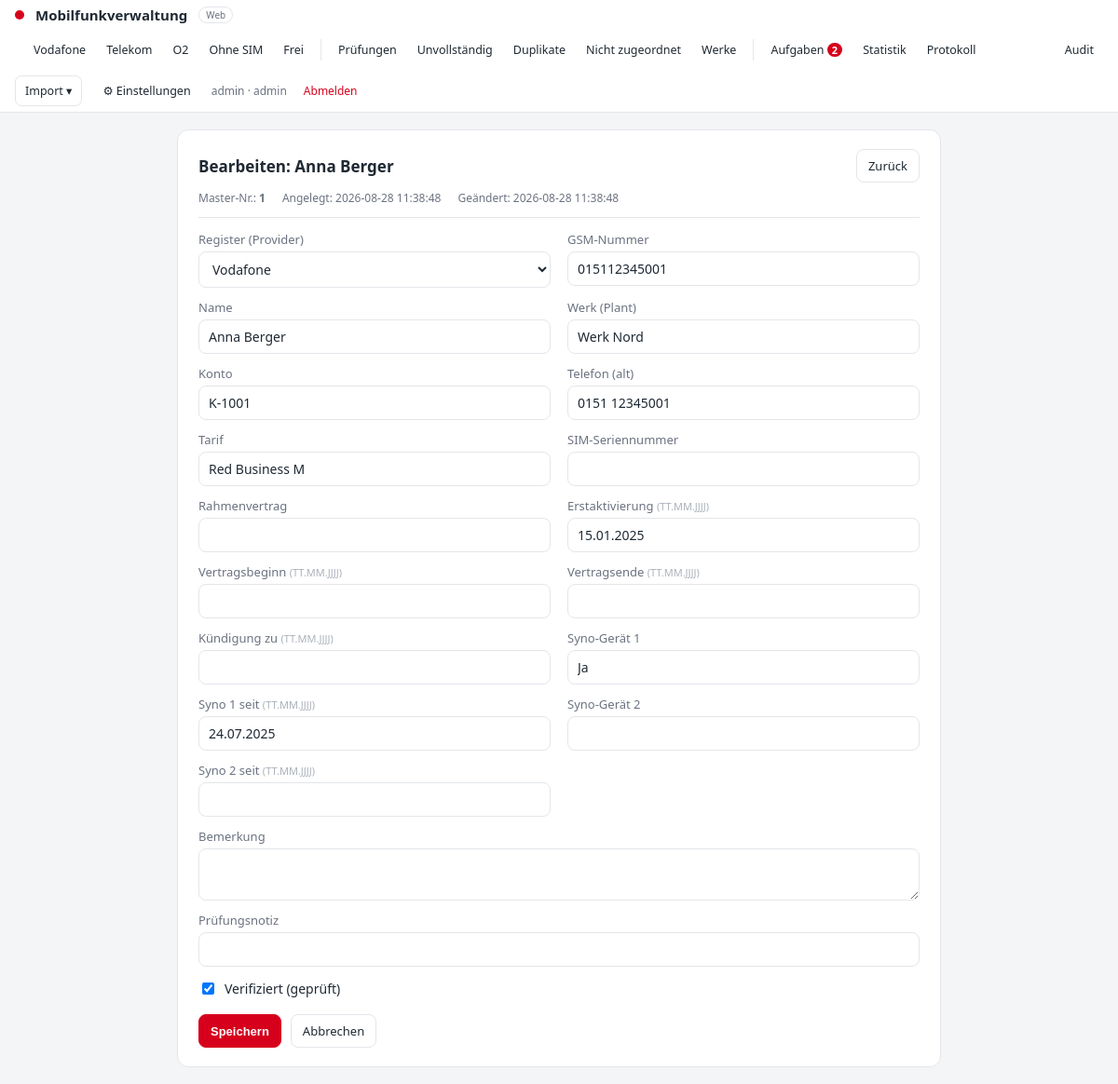
Screenshot of /participant/1/edit (signed in) with the database file from the repository.
### backend/webapp/models.py (models this page shows)
class Participant(Base):
    __tablename__ = "participants"
    id             = Column(Integer, primary_key=True)
    master_id      = Column(Integer)
    gsm            = Column(Text)
    name           = Column(Text)
    plant          = Column(Text)
    konto          = Column(Text)
    telefon        = Column(Text)
    tarif          = Column(Text)
    geraet         = Column(Text)
    startdatum     = Column(Text)
    sim_nummer     = Column(Text)
    kuendigung     = Column(Text)
    vertragsbeginn = Column(Text)
    vertragsende   = Column(Text)
    rahmenvertrag  = Column(Text)
    syno           = Column(Text)
    start_syno     = Column(Text)   # Synodatum (Gerät 1)
    imei           = Column(Text)   # IMEI-Nr. (Gerät 1)
    syno2          = Column(Text)
    start_syno2    = Column(Text)   # Synodatum (Gerät 2)
    imei2          = Column(Text)   # IMEI-Nr. (Gerät 2)
    bemerkung      = Column(Text)
    verified       = Column(Integer, default=1)
    created_at     = Column(Text)
    updated_at     = Column(Text)
    vodafone_aktiv = Column(Integer)
    pruefung_grund = Column(Text)
    provider       = Column(Text, default="Vodafone")
    overhead       = Column(Integer, default=0)

### backend/webapp/blueprints/participants.py (the view)
@bp.route("/participant/<int:pid>/edit", methods=["GET", "POST"])
@login_required
def edit_participant(pid):
    db = SessionLocal()
    try:
        p = db.get(Participant, pid)
    finally:
        db.close()
    if p is None:
        abort(404)
    if request.method == "POST":
        if not can("write"):
            abort(403)
        return _save_participant(pid)
    return render_template("participants/edit.html",
                           p=p, fields=svc.FORM_FIELDS, providers=svc.PROVIDERS,
                           to_display_date=svc.to_display_date,
                           is_new=False, active_provider="")

### backend/webapp/security.py (called while the page is built)
def current_user():
    return session.get("user")

def can(permission: str) -> bool:
    u = current_user()
    if not u:
        return False
    role = u.get("role")
    if permission == "read":
        return True
    if permission == "write":
        return role in ("write", "admin")
    if permission in ("delete", "admin"):
        return role == "admin"
    return False

def login_required(fn):
    @wraps(fn)
    def wrapper(*args, **kwargs):
        if not current_user():
            return redirect(url_for("auth.login", next=request.path))
        return fn(*args, **kwargs)
    return wrapper

### backend/webapp/service.py (called while the page is built)
def to_display_date(value):
    if not value:
        return ""
    try:
        return datetime.strptime(value, "%Y-%m-%d").strftime("%d.%m.%Y")
    except ValueError:
        return value

### backend/webapp/templates/participants/edit.html (shortened to what this page needs)
{% extends "base.html" %}
{% set ro = not can('write') %}
{% block content %}
<div class="editwrap">
  <div class="editcard">
    <div class="edithead">
      <h2>{{ 'Neuer Teilnehmer' if is_new else ('Bearbeiten: ' ~ (p.name or ('ID ' ~ p.id))) }}</h2>
      <a class="btn" href="#" onclick="history.back();return false;">Zurück</a>
    </div>
    {% if not is_new %}
    <div class="meta">
      <span>Master-Nr.: <b>{{ p.master_id if p.master_id not in (None,'') else '—' }}</b></span>
      <span>Angelegt: {{ p.created_at or '—' }}</span>
      <span>Geändert: {{ p.updated_at or '—' }}</span>
    </div>
    {% endif %}
    <form method="post"
          action="{{ url_for('participants.new_participant') if is_new else url_for('participants.edit_participant', pid=p.id) }}">
      <div class="grid">
        <label class="field">
          <span>Register (Provider)</span>
          <select name="provider" {{ 'disabled' if ro else '' }}>
            {% set cur = (p.provider if p else 'Vodafone') or 'Vodafone' %}
            {% for pr in providers %}
              <option value="{{ pr }}" {{ 'selected' if pr == cur else '' }}>{{ pr }}</option>
            {% endfor %}
          </select>
        </label>
        {% for key, label, typ in fields %}
          {% set raw = (p | attr(key)) if p else '' %}
          <label class="field">
            <span>{{ label }}{% if typ == 'date' %} <em>(TT.MM.JJJJ)</em>{% endif %}</span>
            <input type="text" name="{{ key }}"
                   value="{{ to_display_date(raw) if typ == 'date' else (raw or '') }}"
                   {{ 'readonly' if ro else '' }}>
          </label>
        {% endfor %}
      </div>
      <label class="field wide">
        <span>Bemerkung</span>
        <textarea name="bemerkung" rows="2" {{ 'readonly' if ro else '' }}>{{ (p.bemerkung if p else '') or '' }}</textarea>
      </label>
      <label class="field wide">
        <span>Prüfungsnotiz</span>
        <input type="text" name="pruefung_grund"
               value="{{ (p.pruefung_grund if p else '') or '' }}" {{ 'readonly' if ro else '' }}>
      </label>
      <label class="check">
        <input type="checkbox" name="verified"
               {{ 'checked' if (p.verified if p else 1) == 1 else '' }} {{ 'disabled' if ro else '' }}>
        Verifiziert (geprüft)
      </label>
      {% if not ro %}
      <div class="editactions">
        <button type="submit" class="btn accent">Speichern</button>
        <a class="btn" href="#" onclick="history.back();return false;">Abbrechen</a>
      </div>
      {% else %}
      <p class="hint-dim">Nur-Lese-Zugriff – Bearbeiten erfordert Schreibrechte.</p>
      {% endif %}
    </form>
  </div>
</div>
{% endblock %}

### backend/webapp/static/app.css (style rules this page uses)
:root { --bg:#f4f5f7; --card:#fff; --line:#e3e6ea; --fg:#1f2933; --dim:#6b7280; --accent:#d6001c; --head:#fafbfc; --hover:#f0f7ff; --ok-bg:#e6f4ea; --ok-fg:#1e7d34; --open-bg:#fdecea; --open-fg:#b3261e; }
* { box-sizing:border-box; }
body { margin:0; font-family:"Segoe UI",system-ui,sans-serif; background:var(--bg); color:var(--fg); }
.btn { display:inline-block; padding:8px 12px; border:1px solid var(--line); border-radius:8px; background:var(--card); color:var(--fg); font-size:13px; text-decoration:none; cursor:pointer; }
.btn.accent { background:var(--accent); color:#fff; border-color:var(--accent); font-weight:600; }
.editwrap { padding:18px; display:flex; justify-content:center; }
.editcard { background:var(--card); border:1px solid var(--line); border-radius:12px; padding:20px 22px; width:100%; max-width:820px; }
.edithead { display:flex; align-items:center; justify-content:space-between; margin-bottom:8px; }
.edithead h2 { font-size:17px; margin:0; }
.meta { display:flex; gap:18px; flex-wrap:wrap; color:var(--dim); font-size:12px; border-bottom:1px solid var(--line); padding-bottom:12px; margin-bottom:14px; }
.grid { display:grid; grid-template-columns:1fr 1fr; gap:12px 18px; }
.field { display:flex; flex-direction:column; gap:4px; font-size:13px; }
.field.wide { margin-top:12px; }
.field > span { color:var(--dim); }
.field em { color:#aab1ba; font-style:normal; font-size:11px; }
.field input, .field select, .field textarea { padding:8px 10px; border:1px solid var(--line); border-radius:8px; font-size:14px; outline:none; background:var(--card); color:var(--fg); font-family:inherit; }
.check { display:flex; align-items:center; gap:8px; margin-top:14px; font-size:14px; }
.editactions { display:flex; gap:10px; margin-top:18px; }

### rows the page displays
Participant: name "Bearbeiten: Anna Berger", master "1", created_at "2026-08-28 11:38:48", updated_at "2026-08-28 11:38:48", gsm "015112345001" "Anna Berger" "Werk Nord" "K-1001" "0151 12345001" "Red Business M" "15.01.2025" "Ja" "24.07.2025"

### other values shown
{{ label }} "Vodafone" "Telekom" "O2" "Ohne SIM" "Frei"
{{ open_task_count }} "2"
{{ current_user.username }} "admin"
{{ current_user.role }} "admin"
{{ label }} "GSM-Nummer" "Name" "Werk (Plant)" "Konto" "Telefon (alt)" "Tarif" "SIM-Seriennummer" "Rahmenvertrag" "Erstaktivierung" "Vertragsbeginn" "Vertragsende" "Kündigung zu" "Syno-Gerät 1" "Syno 1 seit" "Syno-Gerät 2" "Syno 2 seit"
form field provider "Vodafone"
